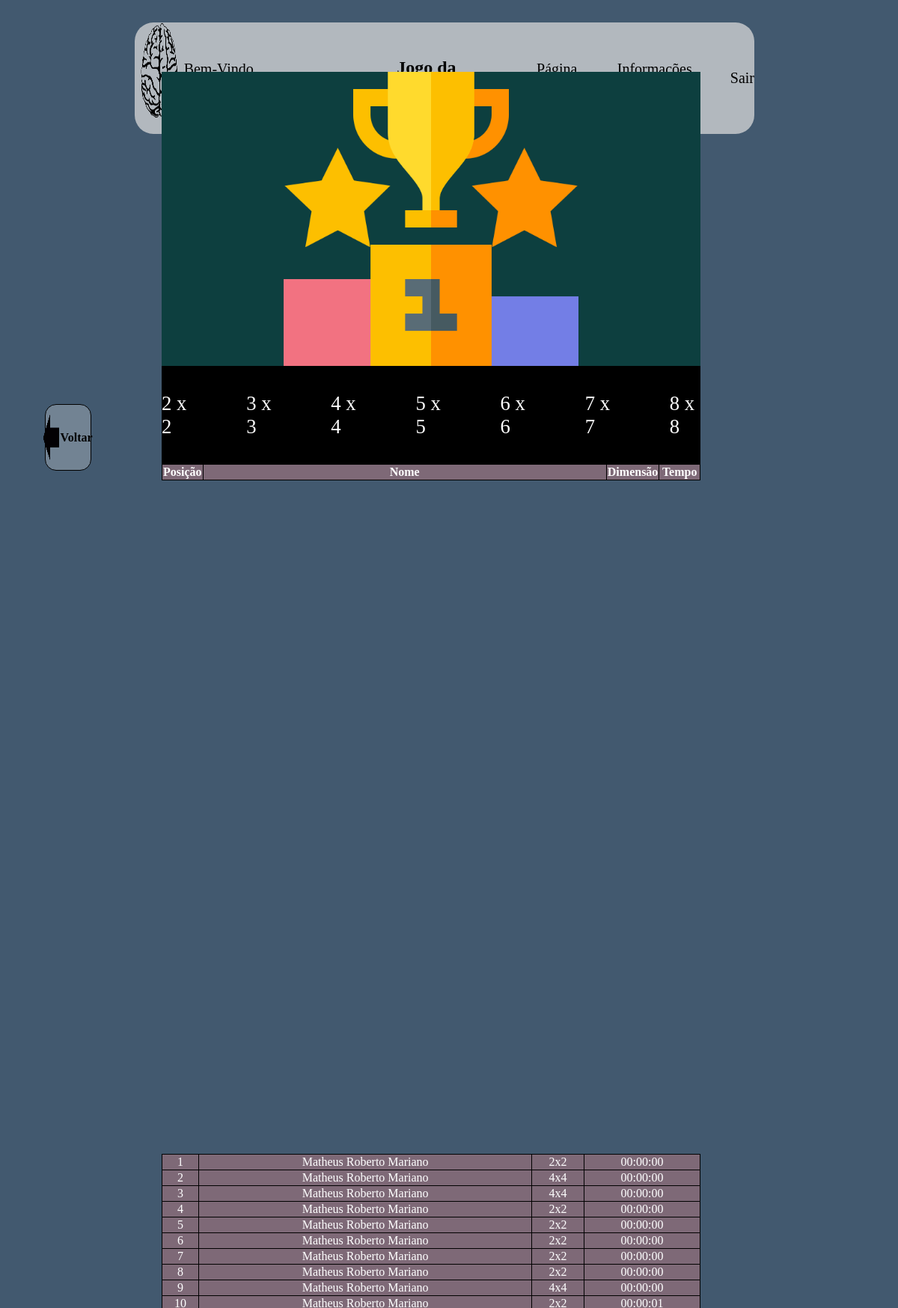
Screenshot of /SI401-JogoMemoria-main/ranking.php with the database file from the repository.
### tables this page shows
CREATE TABLE `partida` (
  `codigo` int(11) NOT NULL,
  `codigoJogador` int(11) NOT NULL,
  `modo` int(2) NOT NULL,
  `dimensao` varchar(3) NOT NULL,
  `datajogo` datetime NOT NULL,
  `resultado` int(1) NOT NULL,
  `tempoJogo` time DEFAULT NULL
);

CREATE TABLE `jogador` (
  `codigo` int(11) NOT NULL,
  `nome` varchar(50) NOT NULL,
  `cpf` varchar(11) NOT NULL,
  `telefone` varchar(20) NOT NULL,
  `email` varchar(50) NOT NULL,
  `usuario` varchar(20) DEFAULT NULL,
  `dataNasc` date NOT NULL,
  `senha` varchar(50) NOT NULL
);

### SI401-JogoMemoria-main/class/Conexao.php (called while the page is built, shortened)
<?php
    class Conexao
    {
        private function Conectar()
        {
            return new PDO('mysql:host=' .HOST. ';dbname=' .DBNAME, USERNAME, PASSWORD);
        }
        public function select($cmdSql)
        {
            try{
                $result = $this->Conectar()->prepare($cmdSql);
                $result->execute();
                $countRows = $result->rowCount();
                if($countRows)
                {
                    return $result->fetchAll();
                }
                return FALSE;
            }catch(PDOException $error){
                $this->error = $error;
            }
        }
    }
?>

### SI401-JogoMemoria-main/ranking.php (the view, shortened to what this page needs)
<!DOCTYPE html>
<html lang="pt">
    <head>
        <link rel="stylesheet" type="text/css" href="css/index.css">
        <link rel="stylesheet" type="text/css" href="css/ranking.css">
    </head>
    <body>
       <nav>
        <img src="src/brain.png" alt="logo">
        <div class="menu">
            <p id="comp1">Bem-Vindo, Fulano!</p>
            <h1 id="comp2">Jogo da Memória</h1>
            <a href="index.php" id="comp3">Página Inicial</a>
            <a href="infospessoais.php" id="comp4">Informações Pessoais</a>
            <a href="login.php" id="comp5">Sair</a>
        </div>
       </nav>
       <section>
            <div class="logo">
                <img src="src/ranking.png" alt="ranking">
            </div>
            <div class="filter">
                <span id="span2x2">2 x 2</span>
                <span id="span3x3">3 x 3</span>
                <span id="span4x4">4 x 4</span>
                <span id="span5x5">5 x 5</span>
                <span id="span6x6">6 x 6</span>
                <span id="span7x7">7 x 7</span>
                <span id="span8x8">8 x 8</span>
            </div>
            <div id="content">
                <table id="indice">
                    <tr>
                        <th id="posicao">Posição</th>
                        <th id="nome">Nome</th>
                        <th id="modo">Dimensão</th>
                        <th id="tempo">Tempo</th>
                    </tr>
                </table>
                <table>
                    <?php
                        require_once '../SI401-JogoMemoria-main/class/Conexao.php';
                        function selecionaTop10($filter)
                        {
                            $count = 0;
                            $cx = new Conexao();
                            $cmdSql = "SELECT * FROM partida p INNER JOIN jogador j ON j.codigo = p.codigoJogador where tempoJogo IS NOT NULL ORDER BY tempoJogo LIMIT 10";
                            $result = $cx->select($cmdSql);
                            if ($result) {
                                foreach ($result as $valor) {
                                    $count++;
                                    echo("<tr> \n <br> \n
                                            <td>".$count."</td> \n <br> \n
                                            <td>".$valor['nome']."</td> \n <br> \n
                                            <td>".$valor['dimensao']."</td> \n <br> \n
                                            <td>".$valor['tempoJogo']."</td> \n <br> \n");
                                }
                            }
                        }
                    selecionaTop10(null);
                    ?>
                </table>
            </div>
       </section>
       <a href="../SI401-JogoMemoria-main/index.php">
            <footer id="voltar">
                    <img src="src/voltar.png" alt="btnvoltar">
                    <h4>Voltar</h4>
            </footer>
        </a>
    </body>
</html>

### SI401-JogoMemoria-main/css/index.css (style rules this page uses)
body { position:fixed; top:0px; left:0px; width:100%; height:100%; margin:0px; padding:0px; background-color:#42596F; }
nav { position: absolute; width: 69%; height: 8.5%; background: rgba(217, 217, 217, 0.75); border-radius: 25px; display: flex; margin-left: 15%; margin-top: 2.5%; }
section { position: absolute; margin-top: 8%; margin-left: 18%; width: 60%; height: 75%; }
nav img { width: 6%; height: 86%; border-radius: 65px; margin-left: 1%; float: left; }
nav a { text-decoration: none; font-size: 20px; color: #000000; }
#voltar { padding: 0; margin: 0; position: absolute; width: 5%; height: 5%; display: flex; align-items: center; justify-content: center; text-decoration: none; color: black; margin-top: 45%; margin-left: 5%; border: 1px solid #000000; background-color: #ffffff41; border-radius: 15px; }
#voltar h4 { padding: 0; margin: 0; font-size: medium; }
#voltar img { float: left; width: 35%; height: 100%; margin-right: 2%; }
.menu { width: 100%; height: 100%; display: flex; align-items: center; }
#comp1 { margin-left: 1%; margin-right: 22%; font-size: 20px; }
#comp2 { margin-right: 22%; font-weight: bold; }
#comp3 { margin-right: 4%; }

### SI401-JogoMemoria-main/css/ranking.css (style rules this page uses)
#comp1 { margin-left: 1%; margin-right: 22%; font-size: 20px; }
#comp2 { margin-right: 8%; font-weight: bold; }
#comp3 { margin-right: 4%; }
#comp4 { margin-right: 4%; }
section { padding: 0; }
.logo { height: 30%; width: 100%; background-color: rgb(13, 63, 63); display: flex; justify-content: center; }
.filter { width: 100%; height: 10%; background-color: black; color: white; font-size: 20pt; display: flex; justify-content: center; align-items: center; }
.filter span { margin-right: 10%; }
#span8x8 { margin-right: 0; }
table { width: 100%; height: 58%; border-collapse: collapse; background-color: rgba(238, 135, 135, 0.349); color: white; }
table tr td { border: 1px solid black; text-align: center; }
table th { border: 1px solid black; }
table #posicao { width: 5%; height: 8%; }
table #nome { width: 75%; }
table #modo { width: 8%; }

### rows the page displays
partida: codigoJogador.nome "Matheus Roberto Mariano", dimensao "2x2", tempoJogo "00:00:00"
partida: codigoJogador.nome "Matheus Roberto Mariano", dimensao "4x4", tempoJogo "00:00:00"
partida: codigoJogador.nome "Matheus Roberto Mariano", dimensao "4x4", tempoJogo "00:00:00"
partida: codigoJogador.nome "Matheus Roberto Mariano", dimensao "2x2", tempoJogo "00:00:00"
partida: codigoJogador.nome "Matheus Roberto Mariano", dimensao "2x2", tempoJogo "00:00:00"
partida: codigoJogador.nome "Matheus Roberto Mariano", dimensao "2x2", tempoJogo "00:00:00"
partida: codigoJogador.nome "Matheus Roberto Mariano", dimensao "2x2", tempoJogo "00:00:00"
partida: codigoJogador.nome "Matheus Roberto Mariano", dimensao "2x2", tempoJogo "00:00:00"
partida: codigoJogador.nome "Matheus Roberto Mariano", dimensao "4x4", tempoJogo "00:00:00"
